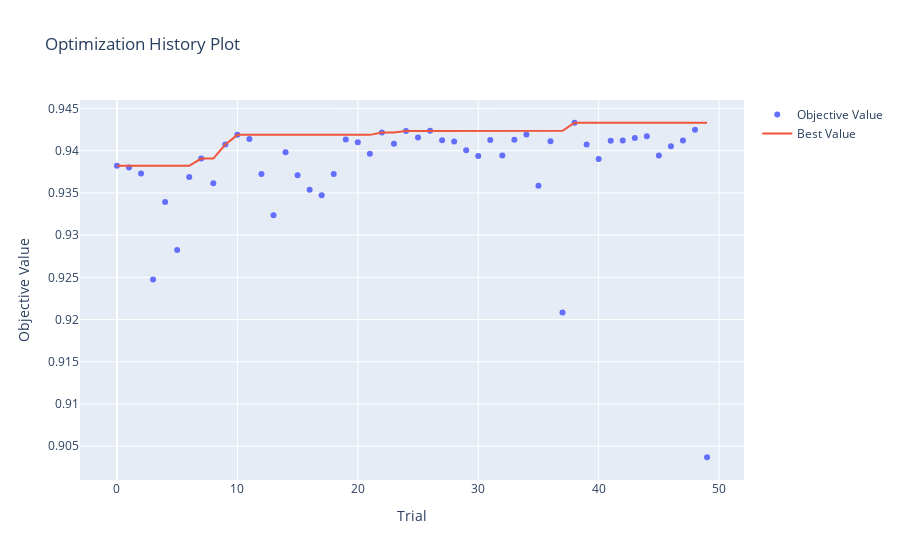

Source (notebook cell):
### Code cell
import optuna.visualization as optuna_viz
optuna_viz.plot_optimization_history(study)
